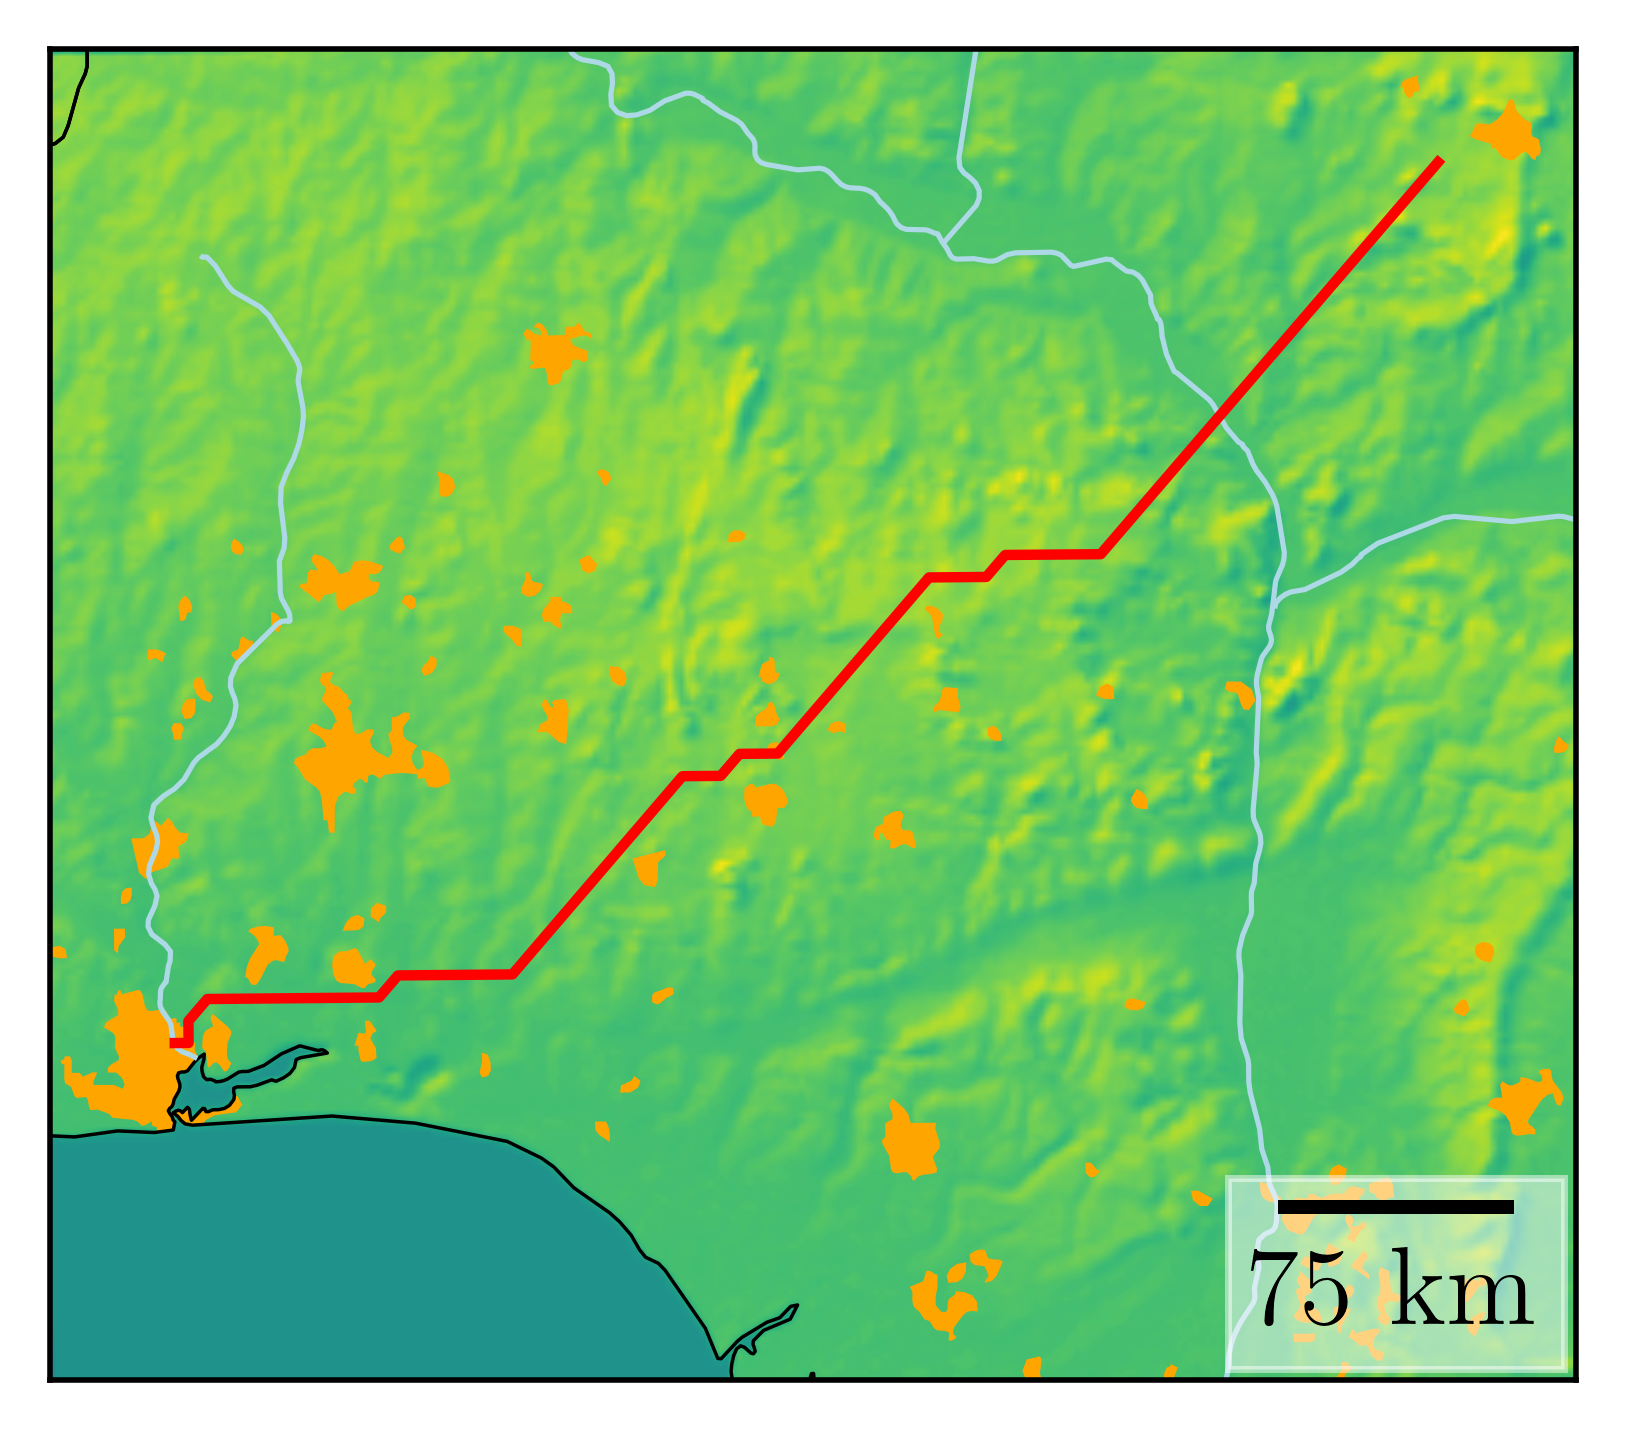

Write Python code to recreate this figure.
#%%
# runs code as interactive cell 
# https://code.visualstudio.com/docs/python/jupyter-support-py

# IMPORTS #######################################

# plotting
import matplotlib.pyplot as plt
import matplotlib.font_manager as font_manager
# geographic plotting
import geopandas as gpd
import contextily as cx
import xyzservices.providers as xyz
# time manipulation
from datetime import datetime
# data science
import numpy as np
import pandas as pd
# i/o
from pathlib import Path, PosixPath, PurePath

# SETUP #########################################

# unit conversion
cm = 1/2.54 # for inches-cm conversion

plt.rcParams.update({
    "text.usetex": True,
    "font.family": "Arial",
    "font.sans-serif": "Computer Modern",
    'font.size': 16
})

# DATA IMPORT ###################################

countries = gpd.read_file('../_geodata/ne_10m_admin_0_countries')
water = gpd.read_file('../_geodata/ne_10m_rivers_lake_centerlines')
urban = gpd.read_file('../_geodata/ne_10m_urban_areas')
graticules = gpd.read_file('../_geodata/ne_50m_graticules_10')
admin = gpd.read_file('../_geodata/ne_10m_admin_0_countries')
oceans = gpd.read_file('../_geodata/ne_10m_ocean')

calculated_route = gpd.read_file('data/Routes_noSlopes/Nigeria.shp')

# GEOGRAPHY SETUP ###############################

# https://geopandas.org/en/stable/docs/reference/api/geopandas.GeoDataFrame.set_crs.html
target_projection = "ESRI:102022" # https://epsg.io/26392

countries = countries.to_crs(target_projection)
water = water.to_crs(target_projection)
urban = urban.to_crs(target_projection)
graticules = graticules.to_crs(target_projection)
admin = admin.to_crs(target_projection)
#oceans = oceans.to_crs(target_projection)
calculated_route = calculated_route.to_crs(target_projection)

# https://geopandas.org/en/stable/docs/reference/api/geopandas.points_from_xy.html#geopandas-points-from-xy
# coordinated can best be selected at:
# https://epsg.io/map
lower_left = gpd.points_from_xy(
    x = [3], # longitude
    y = [5.725311], # latitude
    crs='EPSG:4326' # = WGS 84
).to_crs(target_projection)
upper_right = gpd.points_from_xy(
    x = [7.7], # longitude
    y = [9.3], # latitude
    crs='EPSG:4326' # = WGS 84
).to_crs(target_projection)

# DATA MANIPULATION #############################

# FIGURE ########################################

# SETUP ######################

fig, ax = plt.subplots(
    num = 'main',
    nrows = 1,
    ncols = 1,
    dpi = 500,
    figsize=(10*cm, 10*cm), # A4=(210x297)mm,
)

"""
# oceans inverted after projection transformation
# https://stackoverflow.com/questions/78536561
oceans.plot(
    ax = ax,
    color = 'lightblue',
    alpha = 1,
)
"""
urban.plot(
    ax = ax,
    color = 'orange',
    alpha = 1,
)
water.plot(
    ax = ax,
    color = 'lightblue',
    linewidth = 0.75,
    alpha = 1,
)
countries.plot(
    ax = ax,
    facecolor = 'none', # must be "none" instead of None, https://stackoverflow.com/a/47847586
    edgecolor = 'black',
    alpha = 1,
    linewidth = 0.5
)

# DATA #######################

# AXIS LIMITS ################

ax.set_xlim(
    lower_left.x[0],
    upper_right.x[0]
)

ax.set_ylim(
    lower_left.y[0],
    upper_right.y[0]
)

# TICKS AND LABELS ###########

ax.set_xticks([])
ax.set_yticks([])
ax.set_xticklabels([])
ax.set_yticklabels([])

# GRIDS ######################

# AXIS LABELS ################

# PLOTTING ###################

calculated_route.plot(
    ax = ax,
    color = 'red',
    linewidth = 1.5,
    alpha = 1,
    label = 'Calculated Route'
)

# MAP BACKGROUND #############

# https://contextily.readthedocs.io/en/latest/working_with_local_files.html#Reading-with-add_basemap
cx.add_basemap(
    ax,
    source='../_geodata/GRAY_HR_SR_W/GRAY_HR_SR_W.tif',
    crs=target_projection
)
# alternatively, tiles could be downloaded from different providers
# using the xyzservices library
# https://geopandas.org/en/stable/gallery/plotting_basemap_background.html#Adding-a-background-map-to-plots

# LEGEND #####################

# https://github.com/ppinard/matplotlib-scalebar?tab=readme-ov-file#scalebar-arguments
from matplotlib_scalebar.scalebar import ScaleBar
ax.add_artist(
    ScaleBar(
        dx=1,
        location='lower right',
        box_alpha=0.5,
    )
)

# EXPORT #########################################

path_current_directory: PosixPath = Path(__file__).parent
path_figure: PosixPath = path_current_directory / (Path(__file__).stem + '.png')

plt.savefig(
    fname = path_figure,
    format="png",
    bbox_inches='tight',
    transparent = False
)
